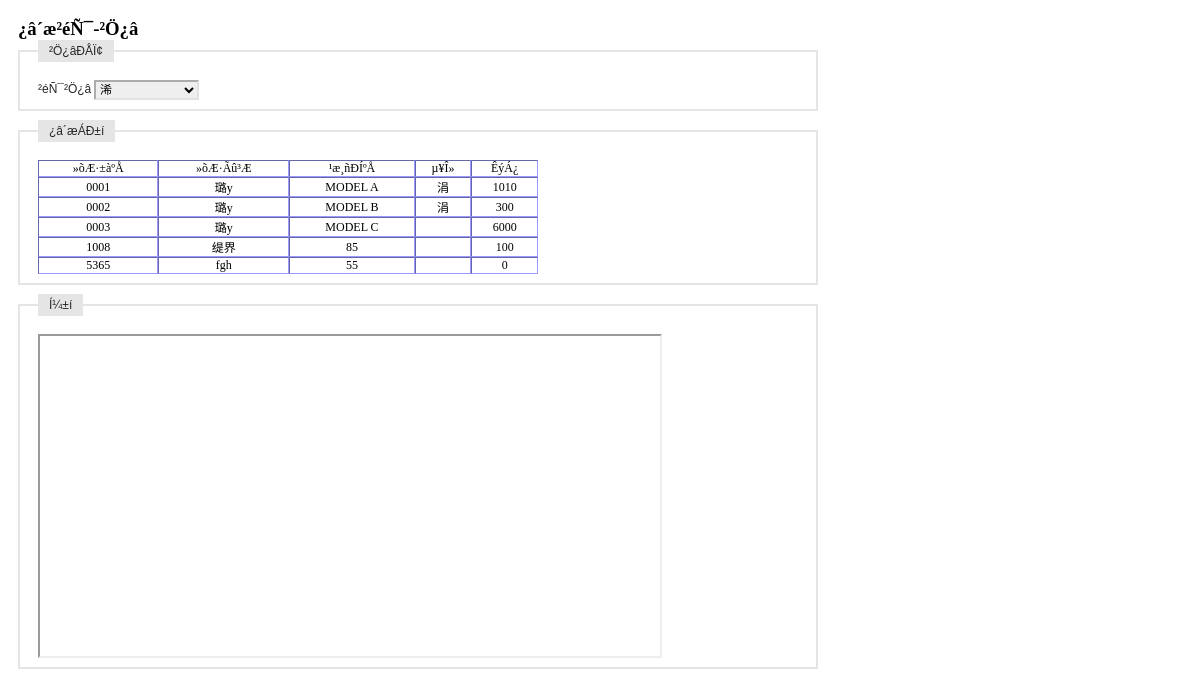
Page /inquire_storage/inquire_storage_warehouse.php (signed in) on the committed database.
### tables this page shows
CREATE TABLE `table_warehouse_0000` (
  `id` varchar(8) NOT NULL,
  `num` int(4) default NULL,
  PRIMARY KEY  (`id`)
);

CREATE TABLE `tb_product` (
  `id` int(4) NOT NULL auto_increment,
  `maintype` varchar(20) NOT NULL,
  `subtype` varchar(20) NOT NULL,
  `name` varchar(20) NOT NULL,
  `encode` varchar(20) NOT NULL,
  `barcode` varchar(20) NOT NULL,
  `size` varchar(20) NOT NULL,
  `unit` varchar(10) NOT NULL,
  `upperlimit` int(4) NOT NULL,
  `lowerlimit` int(4) NOT NULL,
  `inprice` int(4) NOT NULL,
  `outprice` int(4) NOT NULL,
  `tupian` varchar(100) NOT NULL,
  `jianjie` mediumtext NOT NULL,
  `addtime` varchar(20) NOT NULL,
  PRIMARY KEY  (`id`,`encode`,`barcode`)
);

### inquire_storage/inquire_storage_warehouse.php (the view, shortened to what this page needs)
<?php
	$warehouse = $_GET[warehouse];
	$query = "select * from table_warehouse order by name";
	$result_warehouse = mysql_query($query);
	if($warehouse=='')
		$warehouse='0000';
	$query = "select * from table_warehouse_$warehouse order by id asc";
	$result_item = mysql_query($query);
?>
<!DOCTYPE html PUBLIC "-//W3C//DTD XHTML 1.0 Transitional//EN" "http://www.w3.org/TR/xhtml1/DTD/xhtml1-transitional.dtd">
<html xmlns="http://www.w3.org/1999/xhtml">
<head>
</head>
<link rel="stylesheet" type="text/css" href="../css/iframe.css" media="screen" />
<body style="width:800px">
<form id="item_in" name="item_in" method="post" action="../receipt_inout/receipt_out_bg.php" onsubmit=" return checkForm()">
  <h3>¿â´æ²éÑ¯-²Ö¿â</h3>
  <fieldset>
  <legend>²Ö¿âÐÅÏ¢</legend>
  <label>²éÑ¯²Ö¿â</label>
  <select id="warehouse" name="warehouse" onchange="location.href='inquire_storage_warehouse.php?warehouse='+this.value">
    <?php
	while($RS = mysql_fetch_array($result_warehouse))
		if($warehouse == $RS[id])
			echo "<option value='$RS[id]' selected>$RS[name]</option>";
		else
			echo "<option value='$RS[id]'>$RS[name]</option>";
	?>
  </select>
  </fieldset>
  <fieldset>
  <legend>¿â´æÁÐ±í</legend>
  <table id="storage" width="500" border="1" cellspacing="0" cellpadding="5" style="font-size:12px; border:thin; border-color:#9999FF ">
    <tr align="center">
      <td>»õÆ·±àºÅ</td>
      <td>»õÆ·Ãû³Æ</td>
      <td>¹æ¸ñÐÍºÅ</td>
      <td>µ¥Î»</td>
      <td>ÊýÁ¿</td>
    </tr>
    <?php
	while($RS = mysql_fetch_array($result_item)){
		echo "<tr align='center'>";
		echo "<td>$RS[id]</td>";
		if(1){
			$query = "select * from tb_product where encode = '$RS[id]'";
			$result_iteminfo = mysql_query($query);
			$RS2 = mysql_fetch_array($result_iteminfo);
			echo "<td>$RS2[name]</td>";
			echo "<td>$RS2[size]</td>";
			echo "<td>$RS2[unit]</td>";
		}
		else{
			echo "<td></td>";
			echo "<td></td>";
			echo "<td></td>";
		}
		echo "<td>$RS[num]</td>";
		echo "</tr>";
	}
	?>
  </table>
  </fieldset>
    <fieldset>
  <legend>Í¼±í</legend>
  <iframe src="/wms/inquire_storage/showcsim.php?warehouse=<?php echo $warehouse;?>" width="620" height="320" />
  </fieldset>
</form>
<p><a href="../basic/company/company_show.php">·µ»ØÉÏÒ»Ò³</a></p>
</body>
</html>

### css/iframe.css (style rules this page uses)
* { margin: 0; padding: 0; }
body { background: #FFF; padding: 18px; }
form fieldset { border: #E5E5E5 2px solid; clear: both; margin-bottom: 9px; overflow: hidden; padding: 9px 18px; }
form input, form select { border-color: #ACACAC #E1E1E1 #E1E1E1 #ACACAC; border-style: solid; border-width: 2px; float: left; font-size:12px; margin-right: 6px; width: 105px; }
form label { color: #262626; font: normal 12px/18px Arial, sans-serif; float: left; margin-right: 6px; text-align: right; width: 50px; }
form legend { background: #E5E5E5; color: #262626; font: normal 12px/18px Arial, sans-serif; margin-bottom: 9px; padding: 2px 11px; }

### rows in the picture
table_warehouse_0000: id "0001", tb_product.name "璐у", tb_product.size "MODEL A", tb_product.unit "涓", num "1010"
table_warehouse_0000: id "0002", tb_product.name "璐у", tb_product.size "MODEL B", tb_product.unit "涓", num "300"
table_warehouse_0000: id "0003", tb_product.name "璐у", tb_product.size "MODEL C", num "6000"
table_warehouse_0000: id "1008", tb_product.name "缇界", tb_product.size "85", num "100"
table_warehouse_0000: id "5365", tb_product.name "fgh", tb_product.size "55", num "0"

### other values in the picture
form field warehouse "浠"
